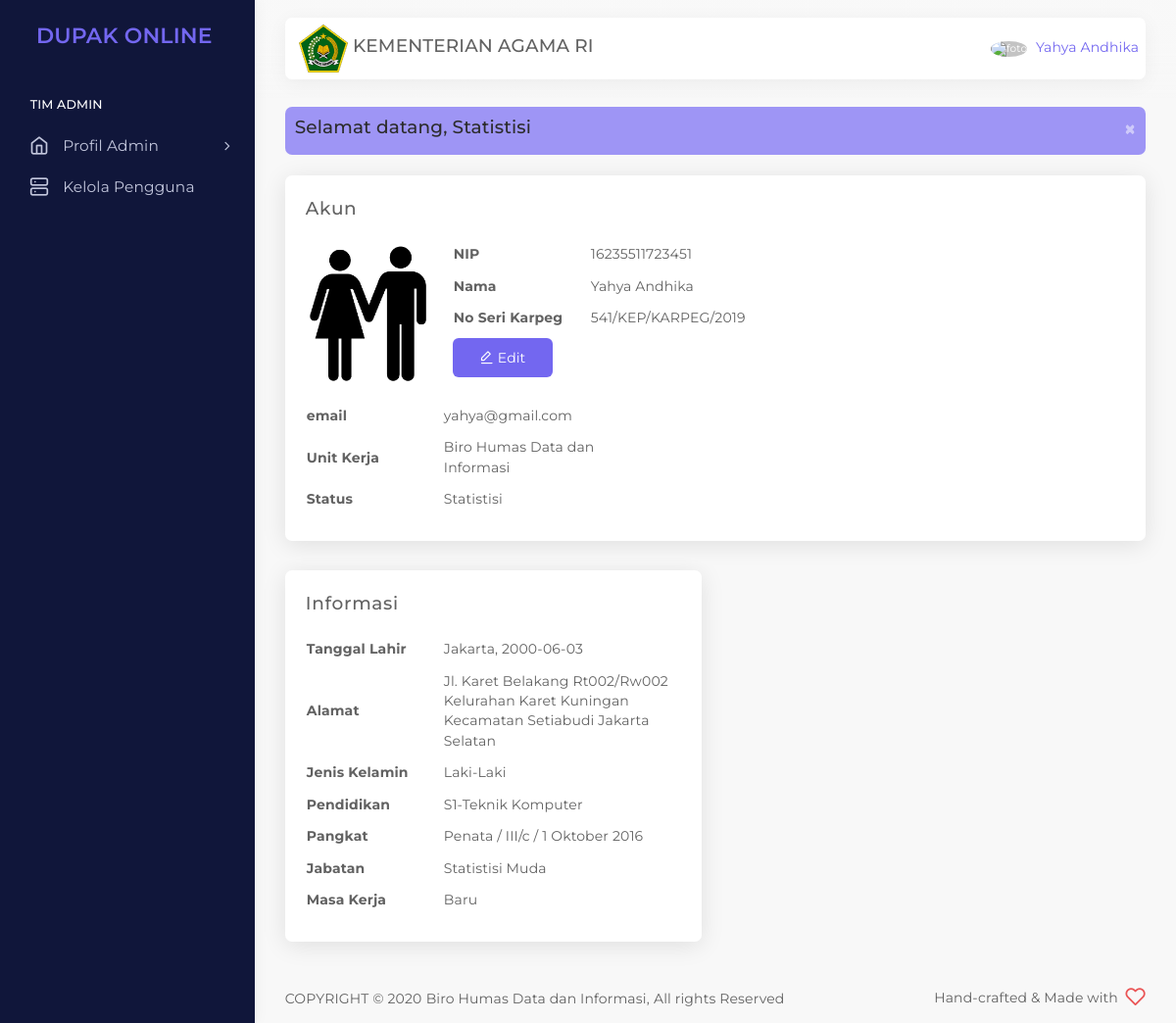
Page /admin/app-user-view.php (signed in) on the committed database.
### tables this page shows
CREATE TABLE `pengguna` (
  `id_pengguna` int(100) NOT NULL,
  `nama` varchar(100) NOT NULL,
  `nip` varchar(225) NOT NULL,
  `password` varchar(255) NOT NULL,
  `email` varchar(255) NOT NULL,
  `alamat` varchar(255) NOT NULL,
  `no_seri_kapreg` varchar(1000) NOT NULL,
  `tempat_tanggal_lahir` varchar(100) NOT NULL,
  `tgl_lahir` date NOT NULL,
  `jenis_kelamin` varchar(100) NOT NULL,
  `pendidikan` varchar(100) NOT NULL,
  `pangkat` varchar(100) NOT NULL,
  `jabatan` enum('Statistisi Muda','Statistisi Madya') NOT NULL,
  `masa_kerja` varchar(100) NOT NULL,
  `unit_kerja` varchar(100) NOT NULL,
  `role` varchar(255) NOT NULL
);

### session_co.php (called while the page is built, shortened)
<?php
   include('config.php');
   $user_check = $_SESSION['login'];
   $ses_sql = mysqli_query($mysqli,"SELECT * FROM pengguna WHERE nip = '$user_check'");
   while ($row = mysqli_fetch_array($ses_sql,MYSQLI_ASSOC)){
      $login_session = $row['nama'];
      $login_session2 = $row['nip'];
      $login_session3 = $row['no_seri_kapreg'];
      $login_session4 = $row['unit_kerja'];
      $login_session5 = $row['role'];
      $login_session6 = $row['tempat_tanggal_lahir'];
      $login_session7 = $row['jenis_kelamin'];
      $login_session8 = $row['pendidikan'];
      $login_session9 = $row['pangkat'];
      $login_session10 = $row['jabatan'];
      $login_session11 = $row['masa_kerja'];
      $login_session13 = $row['tgl_lahir'];
      $login_session14 = $row['email'];
      $login_session15 = $row['alamat'];
   }
?>

### admin/app-user-view.php (the view, shortened to what this page needs)
<?php
include('../session_co.php');
?>
<!DOCTYPE html>
<html class="loading" lang="en" data-textdirection="ltr">
<head>
    <link rel="stylesheet" type="text/css" href="../app-assets/vendors/css/vendors.min.css">
    <link rel="stylesheet" type="text/css" href="../app-assets/vendors/css/extensions/toastr.css">
    <link rel="stylesheet" type="text/css" href="../app-assets/vendors/css/animate/animate.css">
    <link rel="stylesheet" type="text/css" href="../app-assets/vendors/css/extensions/sweetalert2.min.css">
    <link rel="stylesheet" type="text/css" href="../app-assets/css/bootstrap.css">
    <link rel="stylesheet" type="text/css" href="../app-assets/css/bootstrap-extended.css">
    <link rel="stylesheet" type="text/css" href="../app-assets/css/colors.css">
    <link rel="stylesheet" type="text/css" href="../app-assets/css/components.css">
    <link rel="stylesheet" type="text/css" href="../app-assets/css/themes/dark-layout.css">
    <link rel="stylesheet" type="text/css" href="../app-assets/css/themes/semi-dark-layout.css">
    <link rel="stylesheet" type="text/css" href="../app-assets/css/core/menu/menu-types/vertical-menu.css">
    <link rel="stylesheet" type="text/css" href="../app-assets/css/core/colors/palette-gradient.css">
    <link rel="stylesheet" type="text/css" href="../app-assets/css/pages/app-user.css">
    <link rel="stylesheet" type="text/css" href="../app-assets/css/plugins/extensions/toastr.css">
    <link rel="stylesheet" type="text/css" href="../assets/css/style.css">
</head>
<body class="vertical-layout vertical-menu-modern semi-dark-layout 2-columns  navbar-floating footer-static  " data-open="click" data-menu="vertical-menu-modern" data-col="2-columns" data-layout="semi-dark-layout">
    <nav class="header-navbar navbar-expand-lg navbar navbar-with-menu floating-nav navbar-light navbar-shadow">
        <div class="navbar-wrapper">
            <div class="navbar-container content">
                <div class="navbar-collapse" id="navbar-mobile">
                    <div class="mr-auto float-left bookmark-wrapper d-flex align-items-center">
                        <ul class="nav navbar-nav">
                            <li class="nav-item d-none d-lg-block"><img src="../app-assets/images/pages/kemenag25.png"><a class="h4"> KEMENTERIAN AGAMA RI</a>
                            </li>
                        </ul>
                    </div>
                        <a class="dropdown-toggle nav-link dropdown-user-link section_userinfo" href="#" data-toggle="dropdown">
                            <span class="avatar avatar-online">
                            <img src="https://sso.undip.ac.id/assets/app/images/user.png" style="max-width: 45px;" alt="foto"><i></i></span>
                            <span class="user-name" style="margin-bottom: 1rem;" >  <?php echo $login_session; ?></span></a>
                </div>
            </div>
        </div>
    </nav>
    <div class="main-menu menu-fixed menu-dark menu-accordion menu-shadow" data-scroll-to-active="true">
        <div class="navbar-header">
            <ul class="nav navbar-nav flex-row">
                <li class="nav-item mr-auto"><a class="navbar-brand" href="app-user-view.php">
                        <h2 class="brand-text mb-0">DUPAK ONLINE</h2>
                    </a></li>
                <li class="nav-item nav-toggle"><a class="nav-link modern-nav-toggle pr-0" data-toggle="collapse"></a></li>
            </ul>
        </div>
        <div class="main-menu-content">
        <ul class="navigation navigation-main" id="main-menu-navigation" data-menu="menu-navigation">
                            <li class=" navigation-header"><span>Tim Admin</span>
                            </li>
                            <li class=" nav-item"><a href="./app-user-view.php"><i class="feather icon-home"></i><span class="menu-title" data-i18n="Dashboard">Profil Admin</span></a>
                            </li>
                            <li class=" nav-item"><a href="./pengguna.php"><i class="feather icon-server"></i><span class="menu-title" data-i18n="Colors">Kelola Pengguna</span></a>
                            </li>
                        </ul>
</div>
</div>
    <div class="app-content content">
        <div class="content-wrapper">
            <div class="content-body">
            <div class="alert alert-info no-border alert-dismissible mb-2 bg-primary bg-lighten-2" role="alert" style="color: #fff !important;">
					<button type="button" class="close" data-dismiss="alert" aria-label="Close">
						<span aria-hidden="true">×</span>
					</button>
                    <h4>Selamat datang,  <?php echo $login_session5; ?></h4></div>
                <section class="page-users-view">
                    <div class="row">
                        <div class="col-12">
                            <div class="card">
                                <div class="card-header">
                                    <div class="card-title">Akun</div>
                                </div>
                                <div class="card-body">
                                    <div class="row">
                                        <div class="users-view-image">
                                            <img src="../app-assets/images/portrait/small/orang.png" class="users-avatar-shadow w-100 rounded mb-2 pr-2 ml-1" alt="avatar">
                                        </div>
                                        <div class="col-12 col-sm-9 col-md-6 col-lg-5">
                                            <table>
                                                <tbody>
                                                <tr>
                                                    <td class="font-weight-bold">NIP</td>
                                                    <td><?php echo $login_session2; ?></td>
                                                </tr>
                                                <tr>
                                                    <td class="font-weight-bold">Nama</td>
                                                    <td><?php echo $login_session; ?></td>
                                                </tr>
                                                <tr>
                                                    <td class="font-weight-bold">No Seri Karpeg</td>
                                                    <td><?php echo $login_session3; ?></td>
                                                </tr>
                                                </tbody>
                                            </table>
                                            <div >
                                        <a href="./app-user-edit.php?nip=<?php echo $login_session2; ?>" class="btn btn-primary mr-1"><i class="feather icon-edit-1"></i> Edit</a>
                                        </div>
                                        </div>
                                        <div class="col-12 col-md-12 col-lg-5">
                                            <table class="ml-0 ml-sm-0 ml-lg-0">
                                            <tr>
                                                    <td class="font-weight-bold">email</td>
                                                    <td><?php echo $login_session14; ?></td>
                                                </tr>
                                                <tr>
                                                    <td class="font-weight-bold">Unit Kerja</td>
                                                    <td><?php echo $login_session4; ?></td>
                                                </tr>
                                                <tr>
                                                    <td class="font-weight-bold">Status</td>
                                                    <td><?php echo $login_session5; ?></td>
                                                </tr>
                                            </table>
                                        </div>
                                    </div>
                                </div>
                            </div>
                        </div>
                        <div class="col-md-6 col-12 ">
                            <div class="card">
                                <div class="card-header">
                                    <div class="card-title">Informasi</div>
                                </div>
                                <div class="card-body">
                                    <table>
                                        <tr>
                                            <td class="font-weight-bold">Tanggal Lahir </td>
                                            <td><?php echo $login_session6; ?>, <?php echo $login_session13; ?></td>
                                        </tr>
                                        <tr>
                                            <td class="font-weight-bold">Alamat </td>
                                            <td><?php echo $login_session15; ?></td>
                                        </tr>
                                        <tr>
                                            <td class="font-weight-bold">Jenis Kelamin</td>
                                            <td><?php echo $login_session7; ?></td>
                                        </tr>
                                        <tr>
                                            <td class="font-weight-bold">Pendidikan</td>
                                            <td><?php echo $login_session8; ?></td>
                                        </tr>
                                        <tr>
                                            <td class="font-weight-bold">Pangkat</td>
                                            <td><?php echo $login_session9; ?></td>
                                        </tr>
                                        <tr>
                                            <td class="font-weight-bold">Jabatan</td>
                                            <td><?php echo $login_session10; ?></td>
                                        </tr>
                                        <tr>
                                            <td class="font-weight-bold">Masa Kerja</td>
                                            <td><?php echo $login_session11; ?></td>
                                        </tr>
                                    </table>
                                </div>
                            </div>
                        </div>
                    </div>
                </section>
            </div>
        </div>
    </div>
    <div class="drag-target"></div>
    <footer class="footer footer-static footer-light">
        <p class="clearfix blue-grey lighten-2 mb-0"><span class="float-md-left d-block d-md-inline-block mt-25">COPYRIGHT &copy; 2020<a class="text-bold-800 grey darken-2"  target="_blank">Biro Humas Data dan Informasi,</a>All rights Reserved</span><span class="float-md-right d-none d-md-block">Hand-crafted & Made with<i class="feather icon-heart pink"></i></span>
        </p>
    </footer>
</body>
</html>

### app-assets/css/themes/semi-dark-layout.css (style rules this page uses)
body.semi-dark-layout .main-menu { background-color : #10163A; }
body.semi-dark-layout .main-menu-content .navigation-main { background-color : #10163A; }
body.semi-dark-layout .main-menu-content .navigation-main .nav-item i { color : #C2C6DC; }
body.semi-dark-layout .main-menu-content .navigation-main .nav-item a:after, body.semi-dark-layout .main-menu-content .navigation-main .nav-item a { color : #C2C6DC; }

### app-assets/css/core/menu/menu-types/vertical-menu.css (style rules this page uses)
body.vertical-layout.vertical-menu-modern .main-menu .navigation > li > a > i { font-size : 1.2rem; margin-right : 1rem; float : left; }
body.vertical-layout.vertical-menu-modern .main-menu { -webkit-transition : 0.4s cubic-bezier(0.25, 0.8, 0.25, 1); transition : 0.4s cubic-bezier(0.25, 0.8, 0.25, 1); -webkit-transform : translate3d(0, 0, 0); transform : translate3d(0, 0, 0); -webkit-backface-visibility : hidden; backface-visibility : hidden; }
body.vertical-layout.vertical-menu-modern.menu-expanded .main-menu { width : 260px; }
body.vertical-layout.vertical-menu-modern.menu-expanded .main-menu .navigation > li > a > i { margin-right : 1rem; float : left; }
body.vertical-layout.vertical-menu-modern.menu-expanded .main-menu .navigation > li > a > i:before { font-size : 1.429rem; }
body.vertical-layout.vertical-menu-modern.menu-expanded .main-menu .navigation > li > a > span { -webkit-animation : 0.3s cubic-bezier(0.25, 0.8, 0.25, 1) 0s normal forwards 1 fadein; animation : 0.3s cubic-bezier(0.25, 0.8, 0.25, 1) 0s normal forwards 1 fadein; }
body.vertical-layout.vertical-menu-modern.menu-expanded .main-menu .navigation li.has-sub > a:not(.mm-next):after { content : '\f105'; font-family : 'FontAwesome'; font-size : 1.1rem; display : inline-block; position : absolute; right : 25px; top : 10px; -webkit-transform : rotate(0deg); -ms-transform : rotate(0deg); transform : rotate(0deg); transition : -webkit-transform 0.2s ease-in-out; }
body.vertical-layout.vertical-menu-modern.menu-expanded .footer { margin-left : 260px; }
@media (min-width: 992px) { body.vertical-layout.vertical-menu-modern .main-menu { width : 260px; } }
@media (min-width: 992px) { body.vertical-layout.vertical-menu-modern .footer { margin-left : 260px; } }

### app-assets/css/pages/app-user.css (style rules this page uses)
.page-users-view .users-view-image { width : 150px; }
.page-users-view table td { padding-bottom : 0.8rem; min-width : 140px; word-break : break-word; }

### rows in the picture
pengguna: nama "Yahya Andhika", role "Statistisi", nip "16235511723451", no_seri_kapreg "541/KEP/KARPEG/2019", email "yahya@gmail.com", unit_kerja "Biro Humas Data dan Informasi", tempat_tanggal_lahir "Jakarta", tgl_lahir "2000-06-03", alamat "Jl. Karet Belakang Rt002/Rw002 Kelurahan Karet Kuningan Kecamatan Setiabudi Jakarta Selatan", jenis_kelamin "Laki-Laki", pendidikan "S1-Teknik Komputer", pangkat "Penata / III/c / 1 Oktober 2016", jabatan "Statistisi Muda", masa_kerja "Baru"
